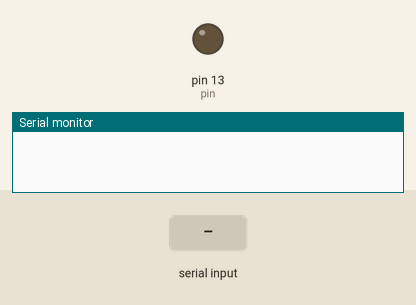
Bench run of a sketch on a simulated Arduino Uno, built with avr-gcc and run on an emulated ATmega328P. Shown: output pins drawn as LEDs (lit = HIGH), the last lines printed to the serial monitor. Inputs (shaded band) come from the test bench.

Above: at 1.2 s.
1.3 s: byte 30 received over Serial
At 2.3 s:
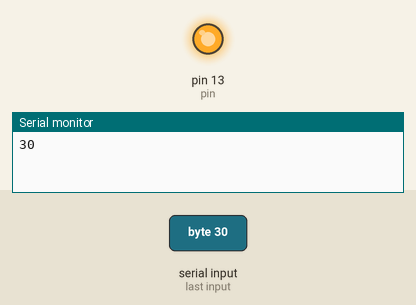
Timing chart, 0 to 4.3 s (numbered marks = the images above; inputs shaded):
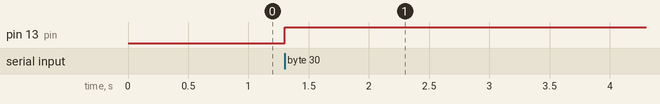

Measured:
- after the input at 1.3 s, pin 13 (pin): LOW → HIGH at once

The sketch:

arduino_serial_read.ino
```cpp
const int pin = 13;

void setup()
{
  Serial.begin(9600);
  pinMode(pin, OUTPUT);
  // start in an off state
  digitalWrite(pin, LOW);
}

void loop()
{
  while (Serial.available() > 0)
  {
    // Serial.parseInt interprets character data
    // we want Serial,read() since we're getting raw 0s/1s
    int a = (int) Serial.read();
    // show what we're getting in the arduino serial monitor
    Serial.println(a);
    if (a)
    {
      digitalWrite(pin, HIGH);
    }
    else
    {
      digitalWrite(pin, LOW);
    }
  }
}
```
